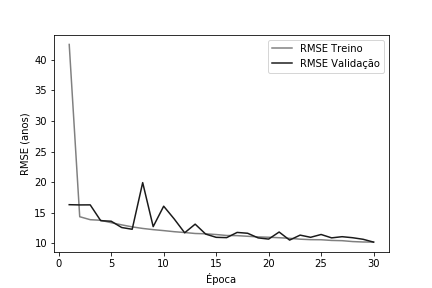
#> input picture graficos/fig-history-alexnet-lrelu-data-augmentation-2-2.png, 432 x 288 px
$ python -i ssd_batch_generator.py   (imports and definitions only)   (older library calls are emulated)
#> lines starting #> are read from the running program, lines starting #| are printed output that depends on the picture
#> further down, picture is the input picture: shape (288, 432, 3); min 0, max 255, mean 249.2
'''
Includes:
* A batch generator for SSD model training and inference which can perform online data agumentation
* An offline image processor that saves processed images and adjusted labels to disk

Copyright (C) 2017 Pierluigi Ferrari

This program is free software: you can redistribute it and/or modify
it under the terms of the GNU General Public License as published by
the Free Software Foundation, either version 3 of the License, or
(at your option) any later version.

This program is distributed in the hope that it will be useful,
but WITHOUT ANY WARRANTY; without even the implied warranty of
MERCHANTABILITY or FITNESS FOR A PARTICULAR PURPOSE.  See the
GNU General Public License for more details.

You should have received a copy of the GNU General Public License
along with this program.  If not, see <http://www.gnu.org/licenses/>.
'''

from __future__ import division
from collections import defaultdict
import warnings
import numpy as np
import cv2
import random
import sklearn.utils
from copy import deepcopy
from PIL import Image
import csv
import os
from tqdm import tqdm
try:
    import json
except ImportError:
    warnings.warn("'json' module is missing. The JSON-parser will be unavailable.")
try:
    from bs4 import BeautifulSoup
except ImportError:
    warnings.warn("'BeautifulSoup' module is missing. The XML-parser will be unavailable.")
try:
    import pickle
except ImportError:
    warnings.warn("'pickle' module is missing. You won't be able to save parsed file lists and annotations as pickled files.")

# [68 lines left out: functions _translate, _flip, _scale, _brightness, not called in this run]

def histogram_eq(image):
    '''
    Perform histogram equalization on the input image.

    See https://en.wikipedia.org/wiki/Histogram_equalization.
    '''

    image1 = np.copy(image)

    image1 = cv2.cvtColor(image1, cv2.COLOR_RGB2HSV)
#> image1: shape (288, 432, 3); mean H, S, V 0, 0, 249.2

    image1[:,:,2] = cv2.equalizeHist(image1[:,:,2])
#> image1: shape (288, 432, 3); mean H, S, V 0, 0, 243.8

    image1 = cv2.cvtColor(image1, cv2.COLOR_HSV2RGB)
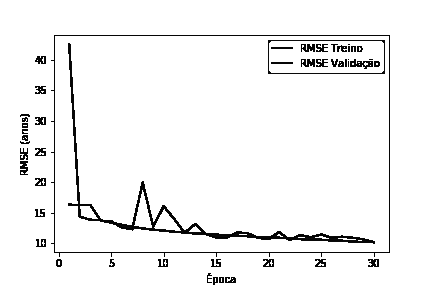
#> image1: shape (288, 432, 3); min 0, max 255, mean 243.8

    return image1

class BatchGenerator:
    '''
    A generator to generate batches of samples and corresponding labels indefinitely.

    Can shuffle the dataset consistently after each complete pass.

    Currently provides three methods to parse annotation data: A general-purpose CSV parser,
    an XML parser for the Pascal VOC datasets, and a JSON parser for the MS COCO datasets.
    If the annotations of your dataset are in a format that is not supported by these parsers,
    you could just add another parser method and still use this generator.

    Can perform image transformations for data conversion and data augmentation,
    for details please refer to the documentation of the `generate()` method.
    '''

    # [1307 lines left out: functions __init__, parse_csv, parse_xml, parse_json, save_filenames_and_labels, generate and 3 more, not called in this run]

>>> import cv2
>>> picture = cv2.cvtColor(cv2.imread('../graficos/fig-history-alexnet-lrelu-data-augmentation-2-2.png'), cv2.COLOR_BGR2RGB)
>>> result = histogram_eq(picture)

$ run again, on graficos/fig-history-alexnet-relu-data-augmentation-2-1.png
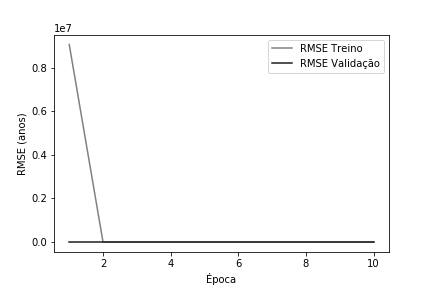
#> input picture graficos/fig-history-alexnet-relu-data-augmentation-2-1.png, 432 x 288 px
#> picture is the input picture: shape (288, 432, 3); min 0, max 255, mean 249.9
#> in histogram_eq, `image1 = cv2.cvtColor(image1, cv2.COLOR_HSV2RGB)`:
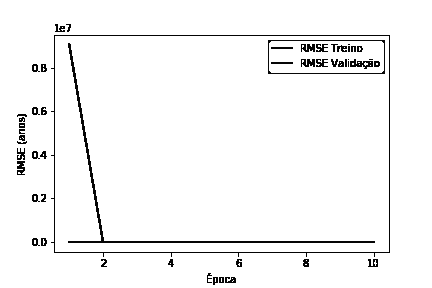
#> image1: shape (288, 432, 3); min 0, max 255, mean 246.2

$ run again, on graficos/fig-history-image-treat-2-alexnet-relu.png
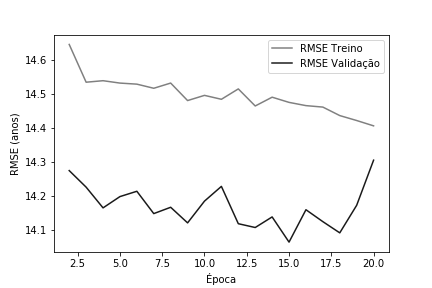
#> input picture graficos/fig-history-image-treat-2-alexnet-relu.png, 432 x 288 px
#> picture is the input picture: shape (288, 432, 3); min 0, max 255, mean 248.8
#> in histogram_eq, `image1 = cv2.cvtColor(image1, cv2.COLOR_HSV2RGB)`:
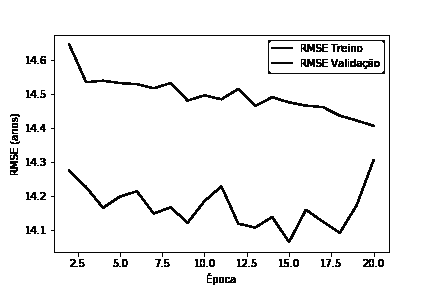
#> image1: shape (288, 432, 3); min 0, max 255, mean 242.9

$ run again, on graficos/fig-history-image-treat-2-lenet-lrelu.png
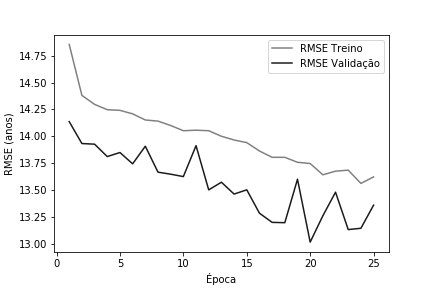
#> input picture graficos/fig-history-image-treat-2-lenet-lrelu.png, 432 x 288 px
#> picture is the input picture: shape (288, 432, 3); min 0, max 255, mean 248.4
#> in histogram_eq, `image1 = cv2.cvtColor(image1, cv2.COLOR_HSV2RGB)`:
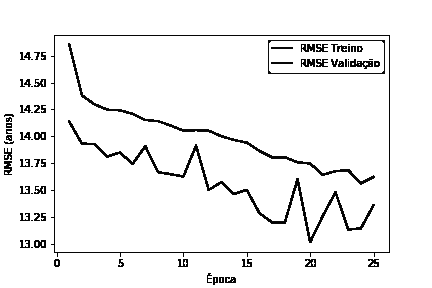
#> image1: shape (288, 432, 3); min 0, max 255, mean 242.1
